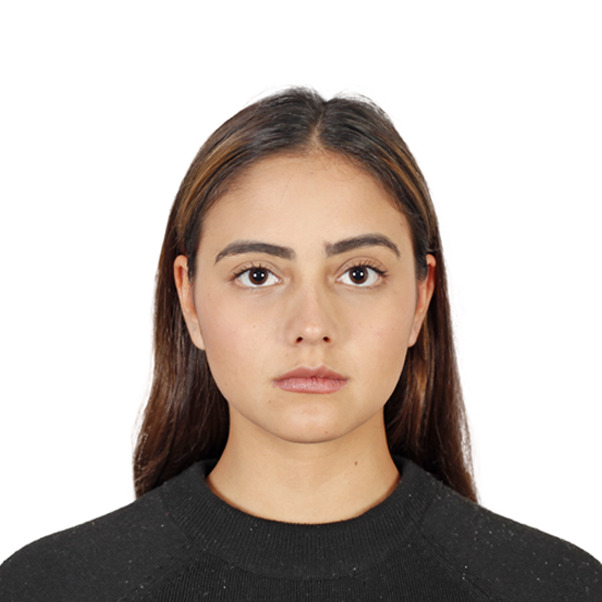
#> input picture Foto tipo documento.png, 602 x 602 px, found by its file name
$ jupyter execute --allow-errors Taller3_Algebra.ipynb
#> lines starting #> are read from the running program, lines starting #| are printed output that depends on the picture
## TALLER 3 - factorización de matrices

María Alejandra Reyes Afanador - mareyesa@eafit.edu.co , Jhon Jairo Hernandez Slait - jjhernans1@eafit.edu.co y Cristian Alberto López Chaverra - calopezc@eafit.edu.co

Algebra en Ciencia de los Datos

2023 - 2

### Problema 1

Lea sobre el método de potencias para aproximar el valor propio mayor de una matríz. Realice los dos ejercicios que se encuentran al final de esta guía: Approximating Eigenvalues - Jupyter Guide to Linear Algebra

[cell 1]
import numpy as np

A = np.array([[9, -1, -3], [0, 6, 0], [-6, 3, 6]])

X = np.array([[1], [0], [0]])

m = 0
tolerance = 0.0001
MAX_ITERATIONS = 100

## Compute difference in stopping condition
## Assign Y = AX to avoid computing AX multiple times
Y = A @ X
difference = Y - np.linalg.norm(Y) * X

while (m < MAX_ITERATIONS and np.linalg.norm(difference) > tolerance):
    X = Y
    X = X / np.linalg.norm(X)

    ## Compute difference in stopping condition
    Y = A @ X
    difference = Y - np.linalg.norm(Y) * X

    m = m + 1

print("El vector propio es aproximadamente:")
print(X, '\n')
print("La magnitud del valor propio es aproximadamente:")
print(np.linalg.norm(Y), '\n')
print("La magnitud de la diferencia es:")
print(np.linalg.norm(difference))

Se encontró un "vector especial" [0.7071088,0,-0.70710476] que representa una dirección particular en un conjunto de datos tridimensionales. En esta dirección, los datos están estirados aproximadamente por un factor de 12.
La aproximación del valor propio más grande es 12.000008583030988, que es muy cercano al valor exacto de 12 como lo indica el enunciado.

[cell 2]
import numpy as np
import scipy.linalg as sla

X = np.array([[1], [0], [0]])

m = 0
tolerance = 0.0001
MAX_ITERATIONS = 100
difference = X

A = np.array([[9, -1, -3], [0, 6, 0], [-6, 3, 6]])
I = np.eye(3)
mu = 10
Shifted_A = A - mu * I
LU_factorization = sla.lu_factor(Shifted_A)

while (m < MAX_ITERATIONS and np.linalg.norm(difference) > tolerance):
    X_previous = X
    X = sla.lu_solve(LU_factorization, X)
    X = X / np.linalg.norm(X)

    ## Compute difference in stopping condition
    difference = X - X_previous

    m = m + 1

print("El vector propio es aproximadamente:")
print(X, '\n')
print("El valor propio de A es aproximadamente:")
print(np.linalg.norm(A @ X))

Los resultados difieren con los del ejemplo porque el desplazamiento (μ) altera qué valor propio estamos aproximando, lo que lleva a resultados diferentes en términos de los vectores y valores propios aproximados. En el ejemplo μ es de 7.5 y en este ejercicio es de 10.

[cell 3]
import numpy as np
import scipy.linalg as sla

X = np.array([[1], [0], [0]])

m = 0
tolerance = 0.0001
MAX_ITERATIONS = 100
difference = X

A = np.array([[9, -1, -3], [0, 6, 0], [-6, 3, 6]])
I = np.eye(3)
mu = 7.5
Shifted_A = A - mu * I
LU_factorization = sla.lu_factor(Shifted_A)

while (m < MAX_ITERATIONS and np.linalg.norm(difference) > tolerance):
    X_previous = X
    X = sla.lu_solve(LU_factorization, X)
    X = X / np.linalg.norm(X)

    ## Compute difference in stopping condition
    difference = X - X_previous

    m = m + 1

print("El vector propio es aproximadamente:")
print(X, '\n')
print("El valor propio de A es aproximadamente:")
print(np.linalg.norm(A @ X))

Este es el resultado que menos converge, ya que es el menos cercado a 12.

La secuencia de vectores se aproxima al vector propio correspondiente a λ1 porque el método de potencia inversa con desplazamiento ajusta la matriz original A de manera que el valor propio de interés se desplace hacia μ. Al utilizar un desplazamiento μ cercano a λ1, el método se enfoca en encontrar el vector propio asociado al valor propio más grande. Esto significa que a medida que iteramos, los vectores resultantes se ajustan cada vez más al vector propio dominante de la matriz desplazada, que coincide con el vector propio correspondiente a λ1 en la matriz original A.

#### Comparación de resultados

[cell 4]
import matplotlib.pyplot as plt

# Definir los valores propios obtenidos por cada método
valores_propios = [12.000008583030988 , 11.999971451947284, 10.816653826391969]

metodos = ['Método de Potencia', 'Potencia Inversa (μ=10)', 'Potencia Inversa (μ=7.5)']

# Crear la figura para el gráfico de valores propios
plt.figure(figsize=(8, 6))

# Graficar los valores propios
plt.bar(metodos, valores_propios, color=['yellow', 'green', 'blue'])
plt.ylabel('Valores Propios')
plt.title('Comparación de Valores Propios')

plt.tight_layout()
plt.show()
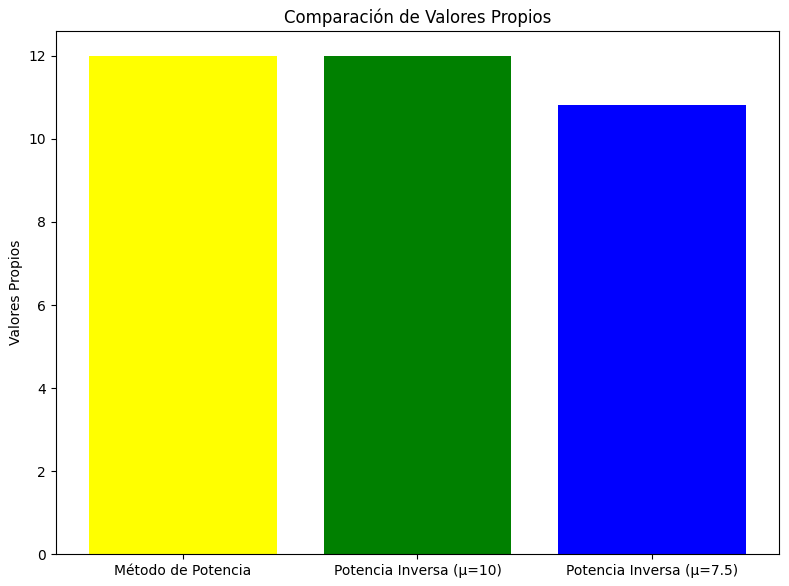
#> figure drawn by matplotlib, 1 panel; tallest bar 12 high, from x = -0.4 to 0.4

Método de Potencia y Potencia Inversa (μ=10) son los que más se aproximan al valor exacto que es 12.

[cell 5]
import numpy as np
import matplotlib.pyplot as plt

# Definir los vectores propios obtenidos por cada método
vectores_propios = [np.array([[0.7071088], [0], [-0.70710476]]),
                    np.array([[0.70710005], [0], [-0.70711351]]),
                    np.array([[1], [0], [-0]])]

metodos = ['Método de Potencia', 'Potencia Inversa (μ=10)', 'Potencia Inversa (μ=7.5)']

# Colores para los vectores propios
colores = ['yellow', 'green', 'blue']

# Crear la figura para el gráfico de vectores propios
fig = plt.figure(figsize=(8, 6))
ax = fig.add_subplot(111, projection='3d')

# Graficar los vectores propios con colores diferentes
for i, vec_propio in enumerate(vectores_propios):
    ax.quiver(0, 0, 0, vec_propio[0], vec_propio[1], vec_propio[2], color=colores[i], label=metodos[i])

ax.set_xlabel('X')
ax.set_ylabel('Y')
ax.set_zlabel('Z')
ax.legend()
ax.set_title('Vectores Propios')

plt.show()
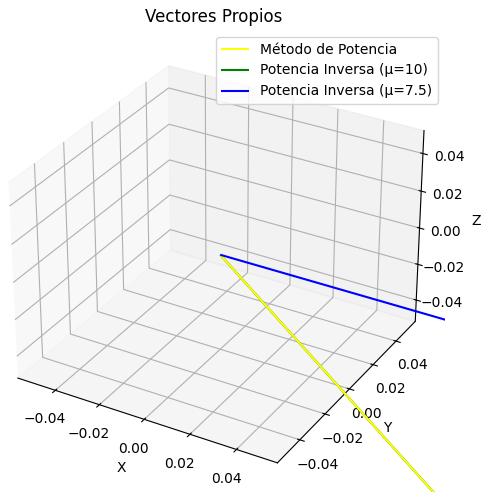
#> figure drawn by matplotlib, 1 panel

Potencia Inversa con μ=10 se destaca como el mejor en comparación con Método de Potencia y  Potencia Inversa con μ=7.5, debido a su rápida convergencia y alta precisión. Al emplear un valor de desplazamiento (μ=10) cercano al valor propio dominante, converge rápidamente hacia una solución precisa sin necesitar ajustes adicionales. Esto significa que proporciona resultados muy cercanos al valor propio real con menos iteraciones

[cell 6]
# Método de Potencia Tradicional
import numpy as np

B = np.array([[-2, -18, 6], [-11, 3, 11], [-27, 15, 31]])

X = np.array([[1], [0], [0]])

m = 0
tolerance = 0.0001
MAX_ITERATIONS = 100

## Compute difference in stopping condition
## Assign Y = AX to avoid computing AX multiple times
Y = B @ X
difference = Y - np.linalg.norm(Y) * X

while (m < MAX_ITERATIONS and np.linalg.norm(difference) > tolerance):
    X = Y
    X = X / np.linalg.norm(X)

    ## Compute difference in stopping condition
    Y = B @ X
    difference = Y - np.linalg.norm(Y) * X

    m = m + 1

print("El vector propio es aproximadamente:")
print(X, '\n')
print("La magnitud del valor propio es aproximadamente:")
print(np.linalg.norm(Y), '\n')
print("La magnitud de la diferencia es:")
print(np.linalg.norm(difference))

El vector [-8.34195959e-07, -3.16228017e-01, -9.48683214e-01] es un vector propio de la matriz B con un valor propio aproximado de 36.

[cell 7]
# Método de Potencia Inversa con Desplazamiento
import numpy as np
import scipy.linalg as sla

X = np.array([[1], [0], [0]])

m = 0
tolerance = 0.0001
MAX_ITERATIONS = 100
difference = X

B = np.array([[-2, -18, 6], [-11, 3, 11], [-27, 15, 31]])
I = np.eye(3)
mu = 10
Shifted_B = B - mu * I
LU_factorization = sla.lu_factor(Shifted_B)

while (m < MAX_ITERATIONS and np.linalg.norm(difference) > tolerance):
    X_previous = X
    X = sla.lu_solve(LU_factorization, X)
    X = X / np.linalg.norm(X)

    ## Compute difference in stopping condition
    difference = X - X_previous

    m = m + 1

    # Valor propio aproximado cociente de Rayleigh
    cociente_de_Rayleigh = X.T @ B @ X / (X.T @ X)

print("El vector propio es aproximadamente:")
print(X, '\n')
print("El valor propio de B es aproximadamente:")
print(np.linalg.norm(B @ X))
print("El valor propio de B utilizando cociente de Rayleigh es aproximadamente:")
print(cociente_de_Rayleigh)

[cell 8]
# Método de Potencia Inversa con Desplazamiento
import numpy as np
import scipy.linalg as sla

X = np.array([[1], [0], [0]])

m = 0
tolerance = 0.0001
MAX_ITERATIONS = 100
difference = X

B = np.array([[-2, -18, 6], [-11, 3, 11], [-27, 15, 31]])
I = np.eye(3)
mu = -10
Shifted_B = B - mu * I
LU_factorization = sla.lu_factor(Shifted_B)

while (m < MAX_ITERATIONS and np.linalg.norm(difference) > tolerance):
    X_previous = X
    X = sla.lu_solve(LU_factorization, X)
    X = X / np.linalg.norm(X)

    ## Compute difference in stopping condition
    difference = X - X_previous

    m = m + 1

    # Valor propio aproximado cociente de Rayleigh
    cociente_de_Rayleigh = X.T @ B @ X / (X.T @ X)

print("El vector propio es aproximadamente:")
print(X, '\n')
print("El valor propio de B es aproximadamente:")
print(np.linalg.norm(B @ X))
print("El valor propio de B utilizando cociente de Rayleigh es aproximadamente:")
print(cociente_de_Rayleigh)

Método de potencia inversa con desplazamientos proporciono aproximaciones cercanas al valor propio positivo. Sin embargo, el cociente de Rayleigh logró aproximar el valor propio negativo cuando se utilizo desplazamiento mu=-10, cumpliendo con la condición dada en el enunciado.

#### Conclusión
La elección adecuada del desplazamiento en el método de potencia inversa con desplazamiento es de suma importancia para obtener aproximaciones precisas, especialmente cuando se busca un valor propio específico (como un valor propio negativo en este caso).

[cell 9]
import numpy as np

B = np.array([[-2, -18, 6], [-11, 3, 11], [-27, 15, 31]])

# Valores propios y vectores propios utilizando la función eig
eigenvalues, eigenvectors = np.linalg.eig(B)

# Imprimir valores propios y vectores propios
print("Valores propios:")
print(eigenvalues)
print("\nVectores propios:")
print(eigenvectors)

Los resultados obtenidos son validados correctamente por los resultados obtenidos mediante la función eig de SciPy, lo que demuestra la precisión en encontrar vectores propios y valores propios.

En el método de potencia tradicional el valor propio fue de 35.999976790075394, aproximadamente 36.

En el método de potencia inversa con desplazamiento mu=10 el valor propio fue de 3.9999999999999996, aproximadamente 4.

En el método de potencia inversa con desplazamiento mu=-5 el valor propio fue de 7.99989820062551, aproximadamente 8. Y con el cociente de Rayleigh -7.9998982, aproximadamente -8.

Hay unas diferencias minimas y se debe a las aproximaciones numéricas.

#### Comparación de resultados

[cell 10]
import matplotlib.pyplot as plt

# Valores propios obtenidos por cada método
valores_propios = [35.999976790075394, 36, 3.9999999999999996, 4, 7.99989820062551, -7.9998982, -8]

metodos = ['Método de Potencia', 'Función eig 1', 'Potencia Inversa (μ=10)', 'Función eig 2', 'Potencia Inversa (μ=-5)', 'Cociente de Rayleigh (μ=-5)', 'Función eig 3']

# Crea la figura para el gráfico de valores propios
plt.figure(figsize=(10, 6))

# Graficar los valores propios y rotar las etiquetas
plt.bar(metodos, valores_propios, color=['yellow', 'green', 'blue','red', 'orange', 'purple', 'pink'])
plt.ylabel('Valores Propios')
plt.title('Comparación de Valores Propios')

# Rotar las etiquetas 45 grados para mejorar la legibilidad
plt.xticks(rotation=45, ha='right')

plt.tight_layout()
plt.show()

### Problema 2

#### 1.

Implemente un algoritmo para calcular la factorización QR de una matríz basando en el proceso de ortogonalización de Grahm-Schmidt. El algoritmo debe recibir una matriz A de tamaño m × n con m ≥ n y retornar una matriz Q de tamaño m × n y una matriz triangular superior R de tamaño n×n, tales que QtQ = In y A = QR. Compare los resultados de su algoritmo con los de la función scipy.linalg.qr - SciPy Manual.

[cell 11]
import numpy as np

def gram_schmidt_qr(A):
    A = A.astype(float)
    m, n = A.shape
    if m >n:
        raise ValueError("El número de filas m debe ser mayor o igual que el número de columnas n.")

    Q = np.zeros((m, n))
    R = np.zeros((n, n))

    for j in range(n):
        v = A[:, j]
        for i in range(j):
            R[i, j] = np.dot(Q[:, i], A[:, j])
            v -= R[i, j] * Q[:, i]
        R[j, j] = np.linalg.norm(v)
        if R[j, j] != 0:
            Q[:, j] = v / R[j, j]
        else:
            Q[:, j] = np.zeros(m)

    return Q, R

# Ejemplo de uso
A = np.array([[1, 2, 3], [4, 5, 6], [7, 8, 9]], dtype=float)
Q, R = gram_schmidt_qr(A)

print("Matriz Q:")
print(Q)
print("Matriz R:")
print(R)

Matriz Q:

Contiene direcciones ortogonales y normalizadas de las columnas de la matriz original A. Cada columna de Q representa una dirección principal en los datos de A. Las columnas son ortogonales entre sí, lo que significa que están perpendiculares. En nuestro ejemplo, las primeras dos columnas de Q representan las direcciones principales en los datos, mientras que la tercera columna es cero, indicando que la tercera columna de A es una combinación lineal de las dos primeras.

Matriz R:

Es una matriz triangular superior que contiene información sobre la importancia y las relaciones de ortogonalidad entre las direcciones dadas por Q. Los valores en la diagonal principal de R representan la importancia de cada dirección en las columnas originales de A. Los valores fuera de la diagonal principal son ceros, lo que confirma la ortogonalidad entre las direcciones. En resumen, la factorización QR descompone la matriz A en direcciones significativas (Q) y su respectiva importancia (R). Esto es útil para analizar y representar los datos de A en términos de direcciones ortogonales, lo que facilita la simplificación y el análisis de los datos originales.

[cell 12]
#Otra opcion de validación
import numpy as np

def gram_schmidt_qr(A):
    m, n = A.shape
    Q = np.zeros((m, n), dtype=float)
    R = np.zeros((n, n), dtype=float)

    for j in range(n):
        v = A[:, j]
        for i in range(j):
            R[i, j] = np.dot(Q[:, i], A[:, j])
            v -= R[i, j] * Q[:, i]
        R[j, j] = np.linalg.norm(v)
        Q[:, j] = v / R[j, j]

    return Q, R

# Ejemplo de uso
A = np.array([[1.0, 2.0, 3.0],
              [4.0, 5.0, 6.0],
              [7.0, 8.0, 7.0]], dtype=float)

Q, R = gram_schmidt_qr(A)
print("Matriz Q:")
print(Q)
print("Matriz R:")
print(R)

La matriz Q es ortogonal, lo que significa que sus columnas son ortogonales entre sí, y la matriz R es triangular superior. Estas son las propiedades deseadas de la factorización QR y que resultan muy importante

[cell 13]
#Probando la matriz de identidad
QTQ = np.dot(Q.T, Q)
print("QtQ:")
print(QTQ)

Los resultados que se obtuvieron para QTQ son muy cercanos a una matriz de identidad (I), y las pequeñas desviaciones (números muy cercanos a cero) son probablemente el resultado de errores numéricos debido a las limitaciones de precisión en cálculos con números de punto flotante. En términos prácticos, estos valores son esencialmente cero y la matriz Q cumple con la propiedad ortogonal.

En resumen, los resultados son consistentes con una factorización QR exitosa, y la matriz Q es ortogonal en un sentido práctico. La pequeña desviación de la identidad es una característica normal de los cálculos numéricos, y se pueden considerar como errores numéricos aceptables.

[cell 14]
#Comparacion de los resultados de su algoritmo con los de la función scipy.linalg.qr-SciPy Manual.

from scipy.linalg import qr

Q_scipy, R_scipy = qr(A, mode='economic')

print("Matriz Q (SciPy):")
print(Q_scipy)
print("Matriz R (SciPy):")
print(R_scipy)

En la comparación entre la implementación personalizada del algoritmo de factorización QR mediante el proceso de ortogonalización de Gram-Schmidt y la función scipy.linalg.qr de SciPy, se observaron resultados similares pero no idénticos. Estas diferencias pueden atribuirse a variaciones en la precisión numérica y al enfoque de implementación. Ambas soluciones proporcionaron la descomposición QR de una matriz, confirmando la validez de la implementación personalizada.

Es relevante señalar que la función de SciPy es más robusta y puede manejar una variedad de casos, incluyendo matrices de rango completo y matrices de rango deficiente. Por lo tanto, en aplicaciones críticas que requieren precisión numérica, la función de SciPy es una opción confiable.

#### 2.
¿Que pasa con la factorización QR cuando las columnas sonlinealmente dependientes?

[cell 15]
import numpy as np

# Matriz con columnas linealmente dependientes basada en la matriz A anterior
A_dependent = np.array([[1, 2, 3],
                       [4, 8, 12],  # Esta fila es 4 veces la primera
                       [7, 14, 21]])  # Esta fila es 7 veces la primera

# Factorización QR
Q_dependent, R_dependent = np.linalg.qr(A_dependent)

print("Matriz A con columnas linealmente dependientes:")
print(A_dependent)
print("Matriz Q:")
print(Q_dependent)
print("Matriz R:")
print(R_dependent)

Matriz A con columnas linealmente dependientes: La matriz A tiene la segunda y la tercera columna que son múltiplos exactos de la primera columna. Esto indica una dependencia lineal entre las columnas, lo que hace que la matriz sea singular y, por lo tanto, no puede tener una factorización QR única.

Matriz Q: A pesar de la dependencia lineal en las columnas de A, la factorización QR se realizó con éxito. La matriz Q contiene columnas que forman una base ortogonal para el espacio generado por las columnas de A. Sin embargo, es importante destacar que la tercera columna de Q es diferente de cero, a pesar de que las columnas correspondientes de A son linealmente dependientes. Esto es una peculiaridad de la factorización QR en el caso de columnas linealmente dependientes. La matriz Q todavía proporciona direcciones ortogonales, pero el proceso de ortogonalización no puede hacer que las columnas sean linealmente independientes.

Matriz R: La matriz R es triangular superior y describe cómo las columnas de A se proyectan en las direcciones dadas por las columnas de Q. En este caso, la tercera columna de R contiene ceros, lo que indica que no hay una proyección efectiva en la dirección correspondiente a la tercera columna de A.

[cell 16]
# Otro ejemplo
import numpy as np

def modified_gram_schmidt_qr(A):
    m, n = A.shape
    Q = np.zeros((m, n))
    R = np.zeros((n, n))

    for j in range(n):
        v = A[:, j]
        for i in range(j):
            R[i, j] = np.dot(Q[:, i], A[:, j])
            v -= R[i, j] * Q[:, i]
        R[j, j] = np.linalg.norm(v)
        if R[j, j] == 0:
            raise ValueError("La matriz A no se puede factorizar QR debido a columnas linealmente dependientes.")
        Q[:, j] = v / R[j, j]

    # Normalizar las columnas de Q para garantizar la ortogonalidad
    for j in range(n):
        Q[:, j] /= np.linalg.norm(Q[:, j])

    return Q, R

# Ejemplo de uso
A = np.array([[1, 2, 3], [4, 5, 6], [7, 8, 9]], dtype=float)
#> (the rest of this cell did not finish here and is left out)

Matriz Q:

Las columnas de Q representan las "direcciones dominantes" en los datos contenidos en la matriz A. Cada columna de Q es una "versión mejorada" de las columnas originales de A, optimizada para ser ortogonal a las demás.

La matriz R contiene información sobre "cuánto" de cada dirección dominante está presente en las columnas originales de A. Los valores en la diagonal principal de R representan la "importancia" o "contribución" de cada dirección dominante. Los valores fuera de la diagonal principal de R indican cómo las direcciones dominantes están relacionadas entre sí.

la factorización QR permite descomponer una matriz en direcciones significativas (Q) y su respectiva importancia (R) en el contexto del problema particular que representa la matriz A.

[cell 17]
import numpy as np

def economic_qr(A):
    m, n = A.shape
    Q = np.zeros((m, n))
    R = np.zeros((n, n))

    for j in range(n):
        v = A[:, j]
        for i in range(j):
            R[i, j] = np.dot(Q[:, i], A[:, j])
            v -= R[i, j] * Q[:, i]
        R[j, j] = np.linalg.norm(v)
        if R[j, j] == 0:
            # Columna j de A es linealmente dependiente de las anteriores
            Q[:, j] = np.zeros(m)
        else:
            Q[:, j] = v / R[j, j]

    return Q, R

# Ejemplo de uso
A = np.array([[1, 2, 3], [4, 5, 6], [7, 8, 9]], dtype=float)
Q, R = economic_qr(A)

print("Matriz Q:")
print(Q)
print("Matriz R:")
print(R)

#### 3.

Averigüe bajo cuales condiciones la factorización QR es única.

Es importante tener en cuenta lo siguiente, para saber en que casos la factorización QR es única:

*Unicidad con Matrices de Rango Completo: si la matriz A es de rango completo (es decir, todas sus columnas son linealmente independientes), entonces la factorización QR es única.

*No Unicidad con Columnas Linealmente Dependientes: Si A tiene columnas linealmente dependientes (lo que significa que algunas columnas pueden expresarse como combinaciones lineales de otras), entonces la factorización QR NO ES UNICA.

[cell 18]
# Ejemplo con Matrices de Rango Completo (columnas linealmente independientes)

import numpy as np

matriz_unicidad = np.array([[1, 0, 0],
                            [0, 1, 0],
                            [0, 0, 1]])

# Verificar si las columnas son linealmente independientes
if np.linalg.matrix_rank(matriz_unicidad) == matriz_unicidad.shape[1]:
    print("Todas las columnas son linealmente independientes.")
    # Realizar la factorización QR
    Q, R = np.linalg.qr(matriz_unicidad)
    print("Matriz de Rango Completo:")
    print(matriz_unicidad)
    print("Matriz Q:")
    print(Q)
    print("Matriz R:")
    print(R)
else:
    print("La matriz no tiene columnas linealmente independientes. No es posible realizar la factorización QR única.")

[cell 19]
# Ejemplo No Unicidad con Columnas Linealmente Dependientes
matriz_no_unicidad = np.array([[1, 2, 3],
                               [2, 4, 6],
                               [3, 6, 9]])

# Realizar la factorización QR
Q1, R1 = np.linalg.qr(matriz_no_unicidad)
Q2, R2 = np.linalg.qr(matriz_no_unicidad + 0.1 * np.random.randn(3, 3))  # Introducir pequeño ruido

print("Matriz con Columnas Linealmente Dependientes:")
print(matriz_no_unicidad)
print("Factorización QR 1:")
print("Q1:", Q1)
print("R1:", R1)
print("Factorización QR 2:")
print("Q2:", Q2)
print("R2:", R2)

En este ejemplo se observa que como la matriz tiene columnas linealmente dependientes, se pueden obtener varios resultados de factorización QR, ya que por esta condición esta NO ES UNICA.

### Problema 3

#### 1.
Realice el siguiente tutorial sobre Topic modeling with NMF and SVD.

#### 2.
Realice entre 3 y 8 consultas sobre temas distintos en el portal CREA | Real Academia Española, construya una matriz de frecuencia de términos a partir de esas consultas.

#### 3.
Realice un análisis de tópicos usando una factorización no negativa (NMF) de la matriz construida en el punto anterior.

### Problema 4

Obtenga la descomposición en valores singulares de una foto suya en escala de grises. Representela de nuevo utilizando sólo el valor singular mayor, luego los dos mayores, luego los tres mayores y así hasta agotarlos. ¿Cuál cree usted que sería en esta foto un corte óptimo?

[cell 20]
import cv2
import numpy as np
import matplotlib.pyplot as plt

# Cargar la imagen y convertirla a escala de grises y resolución 400x600
foto_tipo_documento = cv2.imread("/Users/cristianlopez/Downloads/Foto tipo documento.png", cv2.IMREAD_GRAYSCALE)
foto_tipo_documento = cv2.resize(foto_tipo_documento, (600, 400))
#> foto_tipo_documento: shape (400, 600)
#> (the rest of the program and of its run is left out)
